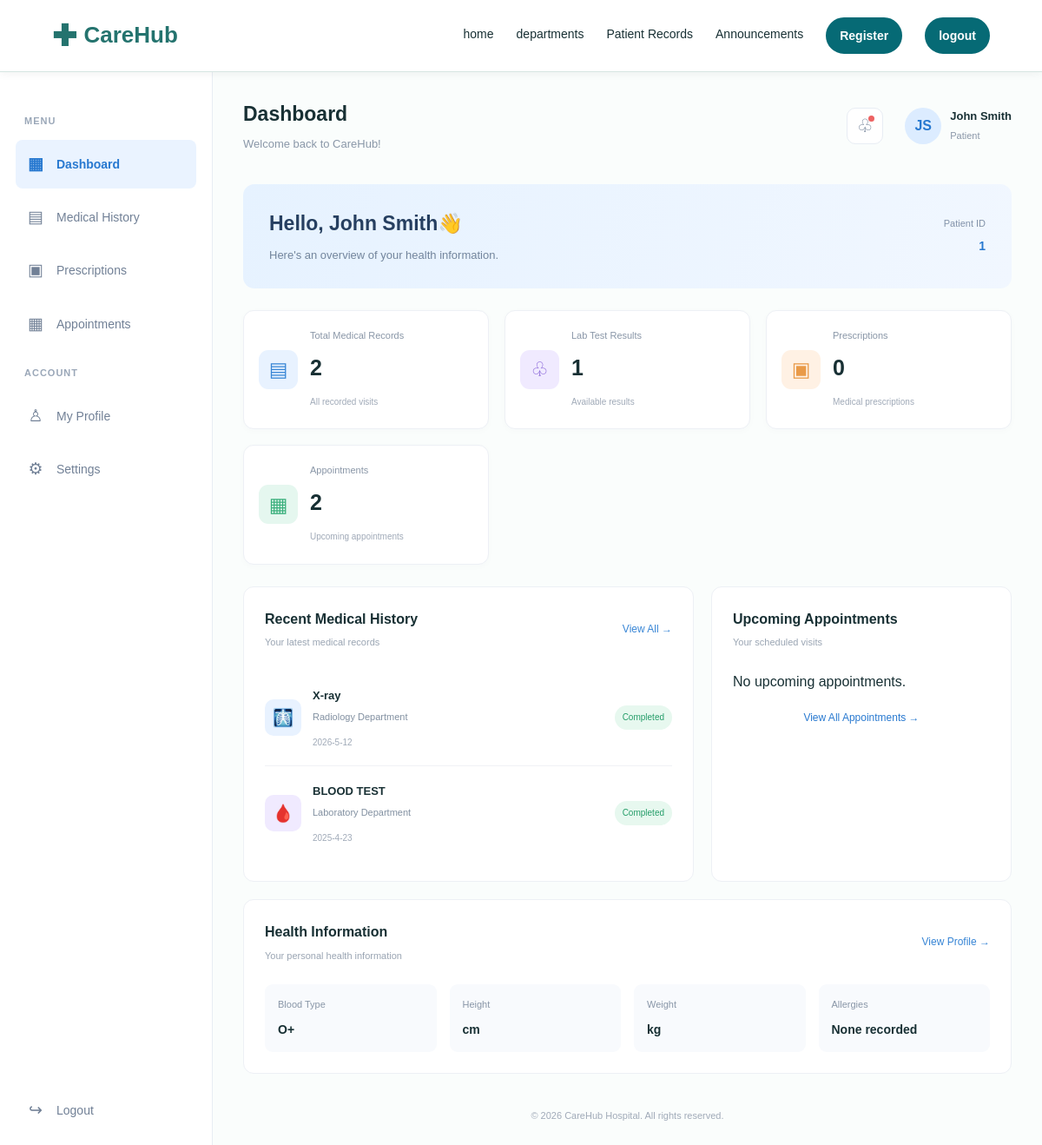
The page /patient/dashboard (signed in) on the database its author committed.
### tables this page shows
CREATE TABLE patient (
patient_id INTEGER PRIMARY KEY AUTOINCREMENT,
name TEXT NOT NULL,
dob TEXT,
gender TEXT,
blood_type TEXT
, registered_email TEXT);

CREATE TABLE medical_record (
record_id INTEGER PRIMARY KEY AUTOINCREMENT,
patient_id INTEGER NOT NULL,
test_name TEXT NOT NULL,
department TEXT,
record_date TEXT,
diagnosis TEXT,
notes TEXT,
FOREIGN KEY (patient_id)
REFERENCES patient(patient_id)
);

### app/patient/routes.py (the view)
@patient_bp.route("/dashboard")
@login_required
def dashboard():
    db = get_db()
    pid = session["patient_id"]
    patient = db.execute(
        "SELECT * FROM patient WHERE patient_id = ?", (pid,)
    ).fetchone()
    health = db.execute(
        "SELECT * FROM health_information WHERE patient_id = ?", (pid,)
    ).fetchone()
    appointments = db.execute(
        """
        SELECT appointment_date, appointment_time, title, doctor_name
        FROM appointment
        WHERE patient_id = ? AND appointment_date >= date('now')
        ORDER BY appointment_date, appointment_time
        LIMIT 3
        """,
        (pid,),
    ).fetchall()
    records = db.execute(
        """
        SELECT test_name, department, record_date, diagnosis, notes
        FROM medical_record
        WHERE patient_id = ?
        ORDER BY record_date DESC
        """,
        (pid,),
    ).fetchall()
    prescription_count = db.execute(
        "SELECT COUNT(*) FROM prescription WHERE patient_id = ?", (pid,)
    ).fetchone()[0]
    total_records = len(records)
    lab_count = sum(1 for r in records if r["department"] == "Laboratory")
    return render_template(
        "patient/patient_dashboard.html",
        patient=patient,
        health=health,
        appointments=appointments,
        records=records,
        total_records=total_records,
        lab_count=lab_count,
        prescription_count=prescription_count,
    )

### app/__init__.py (called while the page is built)
def create_app(config_class=DevelopmentConfig):
    app = Flask(__name__)
    app.config.from_object(config_class)
    db.init_app(app)
    from .main.routes import main_bp
    from .auth.routes import auth_bp
    from .patient.routes import patient_bp
    app.register_blueprint(main_bp)
    app.register_blueprint(auth_bp)
    app.register_blueprint(patient_bp)
    @app.after_request
    def add_no_cache_headers(response):
        response.headers["Cache-Control"] = "no-store, no-cache, must-revalidate, max-age=0"
        response.headers["Pragma"] = "no-cache"
        return response
    return app

### app/auth/utils.py (called while the page is built)
def login_required(view):
    @wraps(view)
    def wrapped(*args, **kwargs):
        if "user_id" not in session:
            flash("Please log in first.", "error")
            return redirect(url_for("auth.login"))
        return view(*args, **kwargs)
    return wrapped

### app/db.py (called while the page is built)
def get_db():
    if "db" not in g:
        g.db = sqlite3.connect(current_app.config["DATABASE"])
        g.db.execute("PRAGMA foreign_keys = ON")
        g.db.row_factory = sqlite3.Row
    return g.db

### app/templates/patient/patient_dashboard.html (shortened to what this page needs)
<!DOCTYPE html>
<html lang="en">
<head>
    <link rel="stylesheet"
          href="{{ url_for('static', filename='css/patient_dashboard.css')}}">
    <link rel="stylesheet" href="{{ url_for('static', filename='css/common.css')}}">
</head>
<body>
    <header class="site-header">
            <div class="container header-inner">
                <div class="brand-dropdown">
                    <a class="brand">
                        <span class="brand-mark" aria-hidden="true">✚</span>
                        CareHub
                    </a>
                </div>
                <nav class="nav" id="primary-nav" aria-label="Main navigation">
                    <a href="{{ url_for('main.home') }}" data-i18n="nav_dept" class="departments_hidden">home</a>
                    <a href="{{ url_for('main.departments') }}" data-i18n="nav_dept" class="departments_hidden">departments</a>
                    <a href="{{ url_for('patient.dashboard') }}" data-i18n="nav_records" class="record_hidden">Patient Records</a>
                    <a href="{{ url_for('main.announcements') }}" data-i18n="nav_news" class="annoucements_hidden">Announcements</a>
                    <button class="register-box">
                        <a href="register.html" style="text-decoration: none;">Register</a>
                    </button>
                    <button class="signIn-box">
                        <a href="{{ url_for('auth.logout')}}" style="text-decoration: none;">logout</a>
                    </button>
                </nav>
            </div>
    </header>
<div class="dashboard-container">
    <aside class="sidebar">
        <div class="sidebar-menu">
            <p class="menu-title">MENU</p>
            <a href=" {{ url_for('patient.dashboard') }}"
               class="menu-item {% if request.endpoint == 'patient.dashboard' %}active{% endif %}">
                <span>▦</span> Dashboard
            </a>
            <a href=" {{ url_for('patient.history') }}" class="menu-item {% if request.endpoint == 'patient.history' %}active{% endif %}">
                <span>▤</span> Medical History
            </a>
            <a href="{{ url_for('patient.prescriptions') }}" class="menu-item">
                <span>▣</span> Prescriptions
            </a>
            <a href="{{ url_for('patient.appointments')}}" class="menu-item">
                <span>▦</span> Appointments
            </a>
            <p class="menu-title">ACCOUNT</p>
            <a href="#" class="menu-item">
                <span>♙</span> My Profile
            </a>
            <a href="#" class="menu-item">
                <span>⚙</span> Settings
            </a>
        </div>
        <div class="sidebar-bottom">
            <a href="{{ url_for('auth.logout')}}" class="menu-item logout">
                <span>↪</span> Logout
            </a>
        </div>
    </aside>
    <main class="main-content">
        <header class="topbar">
            <div>
                <h2>Dashboard</h2>
                <p>Welcome back to CareHub!</p>
            </div>
            <div class="topbar-right">
                <button class="notification-btn" aria-label="Notifications">
                    ♧
                    <span class="notification-dot"></span>
                </button>
                <div class="profile">
                    <div class="profile-avatar">JS</div>
                    <div class="profile-info">
                        <strong>{{ patient["name"] }}</strong>
                        <small>Patient</small>
                    </div>
                </div>
            </div>
        </header>
        <section class="welcome-section">
            <div>
                <h1>Hello, {{ patient["name"] }}👋</h1>
                <p>Here's an overview of your health information.</p>
            </div>
            <div class="patient-id">
                <span>Patient ID</span>
                <strong>{{ patient["patient_id"]}}</strong>
            </div>
        </section>
        <section class="summary-grid">
            <div class="summary-card">
                <div class="card-icon blue">▤</div>
                <div>
                    <p>Total Medical Records</p>
                    <h2>{{ total_records }}</h2>
                    <small>All recorded visits</small>
                </div>
            </div>
            <div class="summary-card">
                <div class="card-icon purple">♧</div>
                <div>
                    <p>Lab Test Results</p>
                    <h2>{{ lab_count }}</h2>
                    <small>Available results</small>
                </div>
            </div>
            <div class="summary-card">
                <div class="card-icon orange">▣</div>
                <div>
                    <p>Prescriptions</p>
                    <h2>{{ prescription_count }}</h2>
                    <small>Medical prescriptions</small>
                </div>
            </div>
            <div class="summary-card">
                <div class="card-icon green">▦</div>
                <div>
                    <p>Appointments</p>
                    <h2>2</h2>
                    <small>Upcoming appointments</small>
                </div>
            </div>
        </section>
        <section class="content-grid">
            <div class="content-card history-card">
                <div class="section-header">
                    <div>
                        <h3>Recent Medical History</h3>
                        <p>Your latest medical records</p>
                    </div>
                    <a href="#" class="view-all">
                        View All →
                    </a>
                </div>
                <div class="history-list">
                    {% for r in records[:5]%}
                    <div class="history-item">
                        <div class="history-icon {{ loop.cycle('blue', 'purple', 'orange') }}">
                            {% if r["department"] == "Laboratory" %} 🩸
                            {% elif r["department"] == "Radiology" %} 🩻
                            {% else %}✚
                            {% endif %}
                        </div>
                        <div class="history-details">
                            <strong>{{ r["test_name"] }}</strong>
                            <p>{{ r["department"] or "General" }} Department</p>
                            <small>{{ r["record_date"] or "-" }}</small>
                        </div>
                        <span class="status completed">
                            Completed
                        </span>
                        </div>
                        {% else %}
                        <p>No medical records yet.</p>
                        {% endfor %}
                    </div>
            </div>
            <div class="content-card appointment-card">
                <div class="section-header">
                    <div>
                        <h3>Upcoming Appointments</h3>
                        <p>Your scheduled visits</p>
                    </div>
                </div>
                {% for a in appointments %}
                <div class="appointment-item">
                    <div class="appointment-date">
                        <strong>{{ a["appointment_date"][8:10] }}</strong>
                        <span>{{ ["JAN","FEB","MAR","APR","MAY","JUN","JUL","AUG","SEP","OCT","NOV","DEC"][a["appointment_date"][5:7]|int - 1] }}</span>
                    </div>
                    <div class="appointment-details">
                        <strong>{{ a["title"] }}</strong>
                        <p>{{ a["doctor_name"] or "-" }}</p>
                        <small>{{ a["appointment_time"] or "-" }}</small>
                    </div>
                </div>
                {% else %}
                <p>No upcoming appointments.</p>
                {% endfor %}
                <a href="#" class="appointment-link">
                    View All Appointments →
                </a>
            </div>
        </section>
        <section class="content-card health-card">
            <div class="section-header">
                <div>
                    <h3>Health Information</h3>
                    <p>Your personal health information</p>
                </div>
                <a href="#" class="view-all">View Profile →</a>
            </div>
            <div class="health-grid">
                <div class="health-item">
                    <span>Blood Type</span>
                    <strong>
                        {{ patient["blood_type"] if patient and patient["blood_type"] else "-" }}
                    </strong>
                </div>
                <div class="health-item">
                    <span>Height</span>
                    <strong>{{ health["height_cm"] }} cm</strong>
                </div>
                <div class="health-item">
                    <span>Weight</span>
                    <strong>{{ health["weight_kg"] }} kg</strong>
                </div>
                <div class="health-item">
                    <span>Allergies</span>
                    <strong>
                        {{ health["allergies"] if health and health["allergies"] else "None recorded" }}
                    </strong>
                </div>
            </div>
        </section>
        <footer>
            © 2026 CareHub Hospital. All rights reserved.
        </footer>
    </main>
</div>
</body>
</html>

### app/static/css/common.css (style rules this page uses)
:root { --teal: #24736e; --dark: #193e3b; --mint: #eef8f5; --line: #d6e5e2; --text: #183034; --muted: #52676c; --white: #fff; }
*, *::before, *::after { box-sizing: border-box; }
body { margin: 0; min-height: 100vh; display: flex; flex-direction: column; font-family: Arial, sans-serif; font-size: 16px; line-height: 1.6; color: var(--text); background-color: #fafdfc; isolation: isolate; }
a { color: inherit; }
button { font: inherit; }
.container { width: 90%; max-width: 1120px; margin: 0 auto; }
.site-header { position: sticky; top: 0; z-index: 9999; flex-shrink: 0; background-color: var(--white); border-bottom: 1px solid var(--line); box-shadow: 0 2px 10px rgba(0, 0, 0, 0.05); }
.header-inner { min-height: 82px; display: flex; align-items: center; justify-content: space-between; gap: 24px; }
.brand { display: inline-flex; align-items: center; gap: 8px; color: var(--teal); font-size: 26px; font-weight: 700; text-decoration: none; white-space: nowrap; }
.brand-mark { font-size: 34px; line-height: 1; }
.nav { display: flex; align-items: center; gap: 26px; }
.nav a { padding: 24px 0; border-bottom: 3px solid transparent; font-size: 14px; text-decoration: none; }
main { flex: 1; padding-top: 40px; padding-bottom: 40px; }
.brand-dropdown { position: relative; display: inline-block; cursor: pointer; }
.register-box, .signIn-box { padding: 5px; border: 3px solid #066a75; border-radius: 30px; background-color: #066a75; color: var(--white); font-size: 15px; font-weight: 600; cursor: pointer; }
.nav .register-box a, .nav .signIn-box a { display: block; padding: 2px 8px; border: 0; color: inherit; text-decoration: none; }

### rows shown on the page
patient: name "John Smith", patient_id "1", blood_type "O+"
medical_record: test_name "X-ray", department "Radiology", record_date "2026-5-12"
medical_record: test_name "BLOOD TEST", department "Laboratory", record_date "2025-4-23"

### other values the page prints
{{ total_records }} "2"
{{ lab_count }} "1"
{{ prescription_count }} "0"
